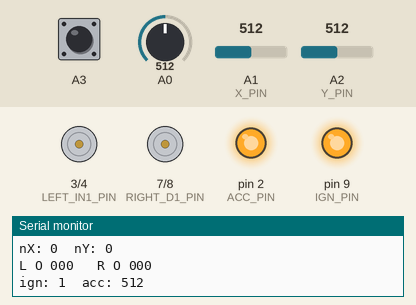
Simulated run of this program. Board: Arduino Nano, built with avr-gcc and run on an emulated ATmega328P. Shown: motor-driver pin pairs drawn as motors (green arrow = first pin HIGH = forward, orange = second pin HIGH = backward, longer = more drive, scaled by the enable pin), output pins drawn as LEDs (lit = HIGH), the last lines printed to the serial monitor. Inputs (shaded band) come from the test bench; at power-on: A1 (X_PIN) = 512, A2 (Y_PIN) = 512, A0 = 512, A3 HIGH.

Above: at 1.8 s.
1.9 s: A1 (X_PIN) set to 578
3.4 s: A1 (X_PIN) set to 603
At 5.0 s:
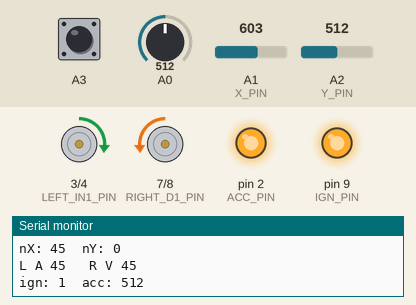
5.5 s: A2 (Y_PIN) set to 567
At 6.7 s:
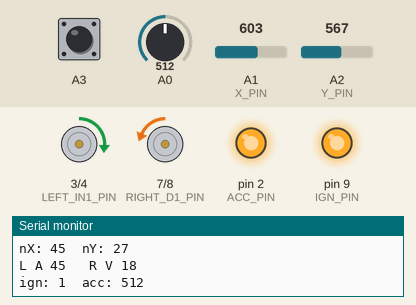
7.5 s: A2 (Y_PIN) set to 598
At 8.3 s:
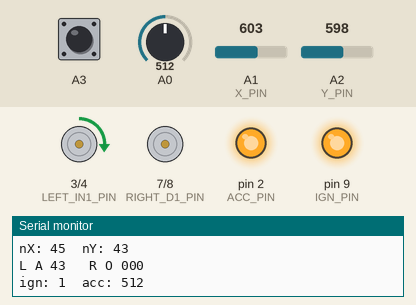
9.5 s: A0 set to 134
11.2 s: A0 set to 120
At 12.8 s:
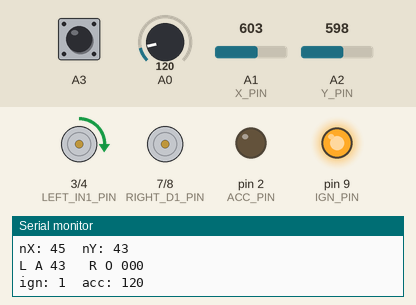
Timing chart, 0 to 14.3 s (numbered marks = the images above; inputs shaded):
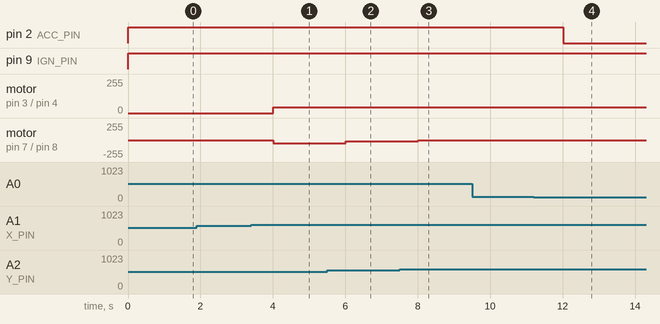

The program:

main.cpp
```cpp
#include <Arduino.h>
#include <Servo.h>
#include <Driver.h>
#include <Remote.h>

#define ZERO_DELTA    40  // Диапазон нулевого положения - в котором считается что нет отклонений
#define MAX_DELTA     20  // Диапазон крайних положений - в котором считается что отклонение максимальное

#define LEFT_PWM_PIN  5   // PWN для левого двигателя
#define LEFT_IN1_PIN  3   // IN1 IN2 направление движения леыого двигателя.
#define LEFT_IN2_PIN  4   // 01 10 - вперед назад   00 11 - стоп

#define RIGHT_PWM_PIN 6  // PWN для правого двигателя
#define RIGHT_D1_PIN  7  // D1 D2 направление движения правого двигателя.
#define RIGHT_D2_PIN  8  // 01 10 - вперед назад   00 11 - стоп
#define IGN_PIN       9 // Пин управления переключателем зажигания
#define ACC_PIN       2  // PWM пин для управления сервоприводом тросика газа

// Объект класса управления двигателями
Driver driver(LEFT_PWM_PIN, LEFT_IN1_PIN, LEFT_IN2_PIN, RIGHT_PWM_PIN, RIGHT_D1_PIN, RIGHT_D2_PIN, ACC_PIN, IGN_PIN);

#define Y_PIN         A2 // Аналоговый ввод для потенциометора по вертикали
#define X_PIN         A1 // Аналоговый ввод для потенциометора по горизонтали
#define IGN_PIN       A3 // Пин управления переключателем зажигания
#define ACC_PIN       A0 // Аналоговый ввод для потенциометора ручки газа

// Объект класса пульта управления
Remote remote(IGN_PIN, X_PIN, Y_PIN, ACC_PIN);
control_t control; // Текущий вектор параметров управления

void setup() {
  #ifdef DEBUG
    Serial.begin(9600);
  #endif

  driver.setMaxDelta(MAX_DELTA);
  driver.setZeroDelta(ZERO_DELTA);
}

void loop() {

  driver.drive(remote.get());

  #ifdef DEBUG
    delay(1000);
  #else
    delay(100);
  #endif
}
```

Measured:
- the behaviour switches between 591 and 592 on A1 (X_PIN) (found by bisection; images 0 and 1)
- the behaviour switches between 128 and 127 on A0 (found by bisection; images 3 and 4)
- after the input at 3.4 s, motor on pin 3 (LEFT_IN1_PIN) / pin 4 (LEFT_IN2_PIN): stopped → forward 45/255 after 0.61 s; motor on pin 7 (RIGHT_D1_PIN) / pin 8 (RIGHT_D2_PIN): stopped → backward 45/255 after 0.61 s
- after the input at 5.5 s, motor on pin 7 (RIGHT_D1_PIN) / pin 8 (RIGHT_D2_PIN): backward 45/255 → backward 18/255 after 0.51 s
- after the input at 7.5 s, motor on pin 3 (LEFT_IN1_PIN) / pin 4 (LEFT_IN2_PIN): forward 45/255 → forward 43/255 after 0.51 s; motor on pin 7 (RIGHT_D1_PIN) / pin 8 (RIGHT_D2_PIN): backward 18/255 → stopped after 0.51 s
- after the input at 11.2 s, pin 2 (ACC_PIN): HIGH → LOW after 0.82 s
